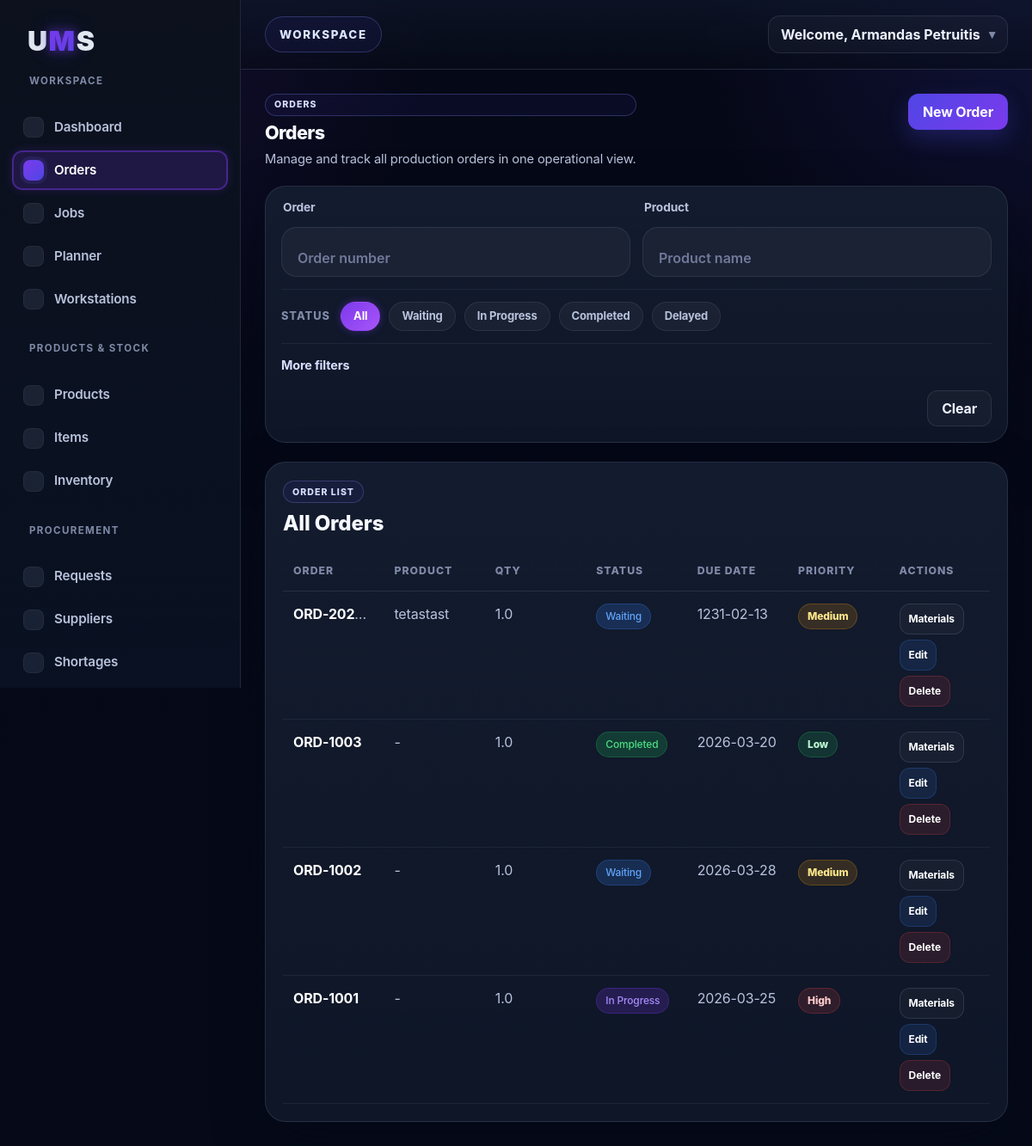
/orders (signed in), run on the app's committed database.
### tables this page shows
CREATE TABLE orders (
        id INTEGER PRIMARY KEY AUTOINCREMENT,
        order_number TEXT,
        customer TEXT,
        status TEXT,
        due_date TEXT,
        priority TEXT
    , product_id INTEGER, quantity REAL DEFAULT 1, materials_reserved INTEGER NOT NULL DEFAULT 0, company_id INTEGER);

CREATE TABLE products (
        id INTEGER PRIMARY KEY AUTOINCREMENT,
        product_code TEXT NOT NULL,
        product_name TEXT NOT NULL,
        description TEXT,
        measurement_unit TEXT NOT NULL
    , time_per_unit REAL NOT NULL DEFAULT 0, stock_quantity REAL NOT NULL DEFAULT 0, company_id INTEGER);

### app.py (the view)
@app.route("/orders")
@permission_required("view_orders")
def orders():
    if not is_logged_in():
        return redirect(url_for("login"))
    company_id = get_company_id()
    order_number = request.args.get("order_number", "").strip()
    product_name = request.args.get("product_name", "").strip()
    statuses = request.args.getlist("status")
    priority = request.args.get("priority", "").strip()
    due_date_from = request.args.get("due_date_from", "").strip()
    due_date_to = request.args.get("due_date_to", "").strip()
    conn = sqlite3.connect("database.db")
    cursor = conn.cursor()
    query = """
        SELECT
            o.id,
            o.order_number,
            p.product_name,
            o.quantity,
            o.status,
            o.due_date,
            o.priority
        FROM orders o
        LEFT JOIN products p
          ON o.product_id = p.id
         AND p.company_id = o.company_id
        WHERE o.company_id = ?
    """
    params = [company_id]
    if order_number:
        query += " AND o.order_number LIKE ?"
        params.append(f"%{order_number}%")
    if product_name:
        query += " AND p.product_name LIKE ?"
        params.append(f"%{product_name}%")
    if statuses and "All" not in statuses:
        placeholders = ",".join(["?"] * len(statuses))
        query += f" AND o.status IN ({placeholders})"
        params.extend(statuses)
    if priority:
        query += " AND o.priority = ?"
        params.append(priority)
    if due_date_from:
        query += " AND o.due_date >= ?"
        params.append(due_date_from)
    if due_date_to:
        query += " AND o.due_date <= ?"
        params.append(due_date_to)
    query += " ORDER BY o.id DESC"
    cursor.execute(query, params)
    rows = cursor.fetchall()
    conn.close()
    orders = []
    for row in rows:
        orders.append({
            "id": row[0],
            "order_number": row[1],
            "product_name": row[2] if row[2] else "-",
            "quantity": row[3],
            "status": row[4],
            "due_date": row[5],
            "priority": row[6]
        })
    return render_template(
        "orders.html",
        orders=orders,
        active_page="orders",
        filters={
            "order_number": order_number,
            "product_name": product_name,
            "status": statuses,
            "priority": priority,
            "due_date_from": due_date_from,
            "due_date_to": due_date_to
        }
    )

### app.py (called while the page is built, shortened)
def is_logged_in():
    return "user_id" in session

def get_company_id():
    company_id = session.get("company_id")
    if not company_id:
        raise ValueError("Missing company_id in session.")
    return company_id

def get_current_user_role():
    return (session.get("user_role") or "worker").strip().lower()

def get_role_default_permissions(role):
    return set(ROLE_DEFAULT_PERMISSIONS.get((role or "worker").lower(), set()))

def get_user_permission_overrides(user_id):
    conn = sqlite3.connect("database.db")
    cursor = conn.cursor()
    cursor.execute("""
        SELECT permission_key, allowed
        FROM user_permissions
        WHERE user_id = ?
    """, (user_id,))
    rows = cursor.fetchall()
    conn.close()
    overrides = {}
    for permission_key, allowed in rows:
        overrides[permission_key] = bool(allowed)
    return overrides

def get_effective_permissions(user_id=None, role=None):
    if user_id is None:
        user_id = session.get("user_id")
    if role is None:
        role = get_current_user_role()
    permissions = set(get_role_default_permissions(role))
    overrides = get_user_permission_overrides(user_id)
    for permission_key, allowed in overrides.items():
        if allowed:
            permissions.add(permission_key)
        else:
            permissions.discard(permission_key)
    return permissions

def has_permission(permission_key, user_id=None, role=None):
    return permission_key in get_effective_permissions(user_id=user_id, role=role)

def permission_required(permission_key):
    def decorator(view_func):
        @wraps(view_func)
        def wrapped_view(*args, **kwargs):
            if not is_logged_in():
                return redirect(url_for("login"))
            if not has_permission(permission_key):
                flash("You do not have permission to access this page.", "error")
                return redirect(url_for("dashboard"))
            return view_func(*args, **kwargs)
        return wrapped_view
    return decorator

@app.context_processor
def inject_permissions():
    effective_permissions = get_effective_permissions()
    return {
        "current_user_role": get_current_user_role(),
        "effective_permissions": effective_permissions,
        "has_permission_ui": lambda permission_key: permission_key in effective_permissions,
        "all_permission_keys": ALL_PERMISSION_KEYS,
    }

### templates/orders.html (shortened to what this page needs)
{% extends "base.html" %}
{% block content %}
<div class="jobs-header">
  <div class="jobs-header-left">
    <span class="eyebrow-label">Orders</span>
    <h1>Orders</h1>
    <p>Manage and track all production orders in one operational view.</p>
  </div>
  <div class="jobs-header-right">
    <a href="{{ url_for('new_order') }}" class="dashboard-btn primary">New Order</a>
  </div>
</div>
<div class="dashboard-form-card section-spacing jobs-filter-card">
  <form method="GET" action="{{ url_for('orders') }}" class="order-form live-filter-form" data-target="#orders-results">
    <div class="jobs-filter-grid jobs-filter-grid-compact">
      <div class="form-group">
        <label for="order_number">Order</label>
        <input
          type="text"
          id="order_number"
          name="order_number"
          value="{{ filters.order_number }}"
          placeholder="Order number"
        >
      </div>
      <div class="form-group">
        <label for="product_name">Product</label>
        <input
          type="text"
          id="product_name"
          name="product_name"
          value="{{ filters.product_name }}"
          placeholder="Product name"
        >
      </div>
    </div>
    <div class="jobs-status-pills">
      <span class="jobs-status-label">Status</span>
      <label class="jobs-pill-option">
        <span>All</span>
      </label>
      <label class="jobs-pill-option">
        <span>Waiting</span>
      </label>
      <label class="jobs-pill-option">
        <span>In Progress</span>
      </label>
      <label class="jobs-pill-option">
        <span>Completed</span>
      </label>
      <label class="jobs-pill-option">
        <span>Delayed</span>
      </label>
    </div>
    <details class="jobs-more-filters">
      <summary>More filters</summary>
    </details>
    <div class="form-actions">
      <a href="{{ url_for('orders') }}" class="dashboard-btn secondary">Clear</a>
    </div>
  </form>
</div>
<div id="orders-results">
  <div class="dashboard-table-card">
    <div class="card-header">
      <div>
        <span class="card-kicker">Order list</span>
        <h4>All Orders</h4>
      </div>
    </div>
    <div class="table-wrapper">
      <table class="orders-table">
        <thead>
          <tr>
            <th>Order</th>
            <th>Product</th>
            <th>Qty</th>
            <th>Status</th>
            <th>Due Date</th>
            <th>Priority</th>
            <th>Actions</th>
          </tr>
        </thead>
        <tbody>
          {% if orders %}
            {% for order in orders %}
              {% set status_class = "" %}
              {% if order.status == "In Progress" %}
                {% set status_class = "in-progress" %}
              {% elif order.status == "Waiting" %}
                {% set status_class = "waiting" %}
              {% elif order.status == "Completed" %}
                {% set status_class = "completed" %}
              {% elif order.status == "Delayed" %}
                {% set status_class = "delayed" %}
              {% endif %}
              <tr>
                <td data-label="Order">
                  <strong>{{ order.order_number }}</strong>
                </td>
                <td data-label="Product">{{ order.product_name }}</td>
                <td data-label="Qty">{{ order.quantity }}</td>
                <td data-label="Status">
                  <span class="status-badge {{ status_class }}">{{ order.status }}</span>
                </td>
                <td data-label="Due Date">{{ order.due_date }}</td>
                <td data-label="Priority">
                  <span class="priority-pill priority-{{ order.priority|lower }}">{{ order.priority }}</span>
                </td>
                <td data-label="Actions" class="actions-cell">
                  <a href="{{ url_for('order_materials', order_id=order.id) }}" class="table-action-btn btn-neutral">Materials</a>
                  <a href="{{ url_for('edit_order', order_id=order.id) }}" class="table-action-btn btn-edit">Edit</a>
                  <form
                    method="POST"
                    action="{{ url_for('delete_order', order_id=order.id) }}"
                    class="inline-form"
                    onsubmit="return confirm('Are you sure you want to delete this order?');"
                  >
                    <button type="submit" class="table-action-btn btn-delete">Delete</button>
                  </form>
                </td>
              </tr>
            {% endfor %}
          {% else %}
            <tr>
              <td colspan="7" class="empty-table-message">No orders found.</td>
            </tr>
          {% endif %}
        </tbody>
      </table>
    </div>
  </div>
</div>
{% endblock %}

### templates/base.html (shortened to what this page needs)
<!DOCTYPE html>
<html lang="en">
<head>
    <link href="https://cdn.jsdelivr.net/npm/bootstrap@5.3.3/dist/css/bootstrap.min.css" rel="stylesheet">
    <link rel="stylesheet" href="{{ url_for('static', filename='css/workspace.css') }}">
</head>
<body>
<div class="app">
    <aside class="sidebar">
        <a href="{{ url_for('dashboard') }}" class="logo">
            <span class="logo-u">U</span><span class="logo-m">M</span><span class="logo-s">S</span>
        </a>
        <nav class="sidebar-nav">
            <div class="sidebar-section-title">Workspace</div>
            <a href="{{ url_for('dashboard') }}" class="{% if active_page == 'dashboard' %}active{% endif %}">Dashboard</a>
            <a href="{{ url_for('orders') }}" class="{% if active_page == 'orders' %}active{% endif %}">Orders</a>
            <a href="{{ url_for('jobs') }}" class="{% if active_page == 'jobs' %}active{% endif %}">Jobs</a>
            <a href="{{ url_for('planner') }}" class="{% if active_page == 'planner' %}active{% endif %}">Planner</a>
            <a href="{{ url_for('workstations') }}" class="{% if active_page == 'workstations' %}active{% endif %}">Workstations</a>
            <div class="sidebar-section-title">Products & Stock</div>
            <a href="{{ url_for('products') }}" class="{% if active_page == 'products' %}active{% endif %}">Products</a>
            <a href="{{ url_for('items') }}" class="{% if active_page == 'items' %}active{% endif %}">Items</a>
            <a href="{{ url_for('inventory') }}" class="{% if active_page == 'inventory' %}active{% endif %}">Inventory</a>
            {% if has_permission_ui("manage_procurement") %}
            <div class="sidebar-section-title">Procurement</div>
            <a href="{{ url_for('purchase_requests') }}" class="{% if active_page == 'purchase_requests' %}active{% endif %}">Requests</a>
            <a href="{{ url_for('suppliers') }}" class="{% if active_page == 'suppliers' %}active{% endif %}">Suppliers</a>
            <a href="{{ url_for('materials_shortage') }}" class="{% if active_page == 'shortage' %}active{% endif %}">Shortages</a>
            {% endif %}
        </nav>
    </aside>
    <main class="main">
        <div class="topbar">
            <div class="topbar-left">
                <span class="topbar-title">Workspace</span>
            </div>
            <div class="topbar-right">
                <div class="account-menu">
                    <button type="button" class="account-menu-trigger" id="accountMenuTrigger">
                        <span class="account-menu-label">Welcome, {{ session.get('user_name') }}</span>
                        <span class="account-menu-caret">▾</span>
                    </button>
                </div>
            </div>
        </div>
        <div class="content">
            {% block content %}{% endblock %}
        </div>
    </main>
</div>
</body>
</html>

### data on the page
orders: order_number "ORD-202…", product_name "tetastast", quantity "1.0", status "Waiting", due_date "1231-02-13", priority "Medium"
orders: order_number "ORD-1003", product_name "-", quantity "1.0", status "Completed", due_date "2026-03-20", priority "Low"
orders: order_number "ORD-1002", product_name "-", quantity "1.0", status "Waiting", due_date "2026-03-28", priority "Medium"
orders: order_number "ORD-1001", product_name "-", quantity "1.0", status "In Progress", due_date "2026-03-25", priority "High"

### other printed values
{{ session.get('user_name') }} "Armandas Petruitis"
